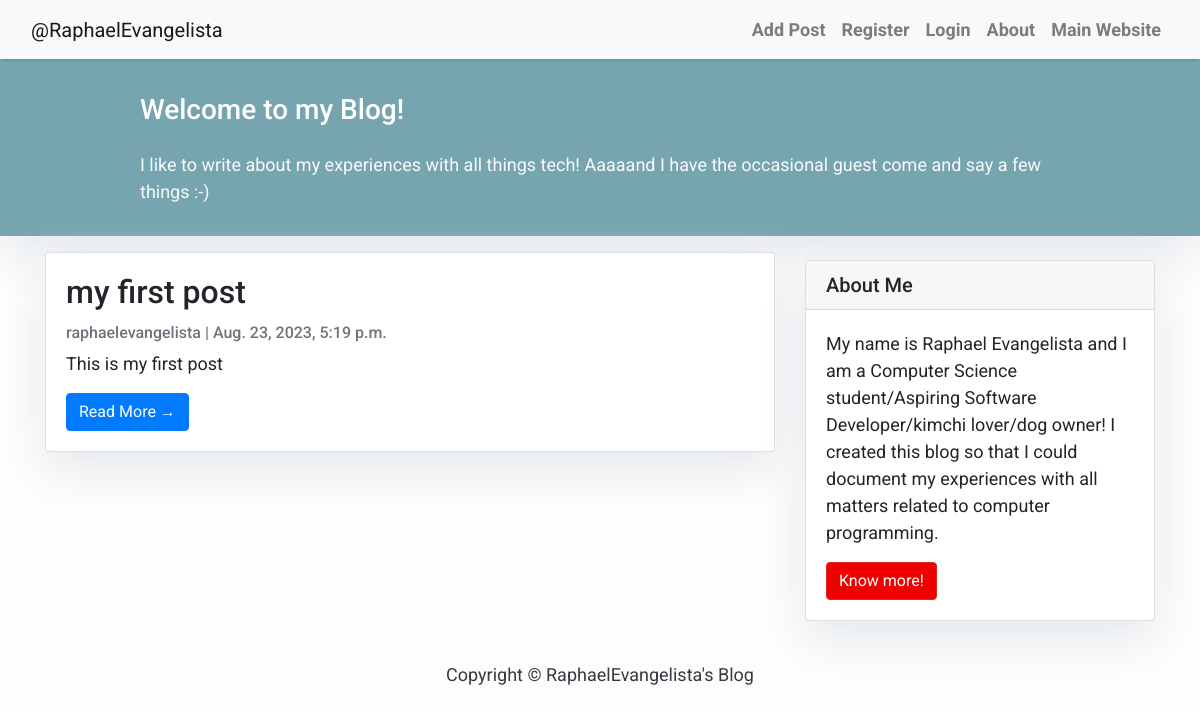
Before: / with the older database file.
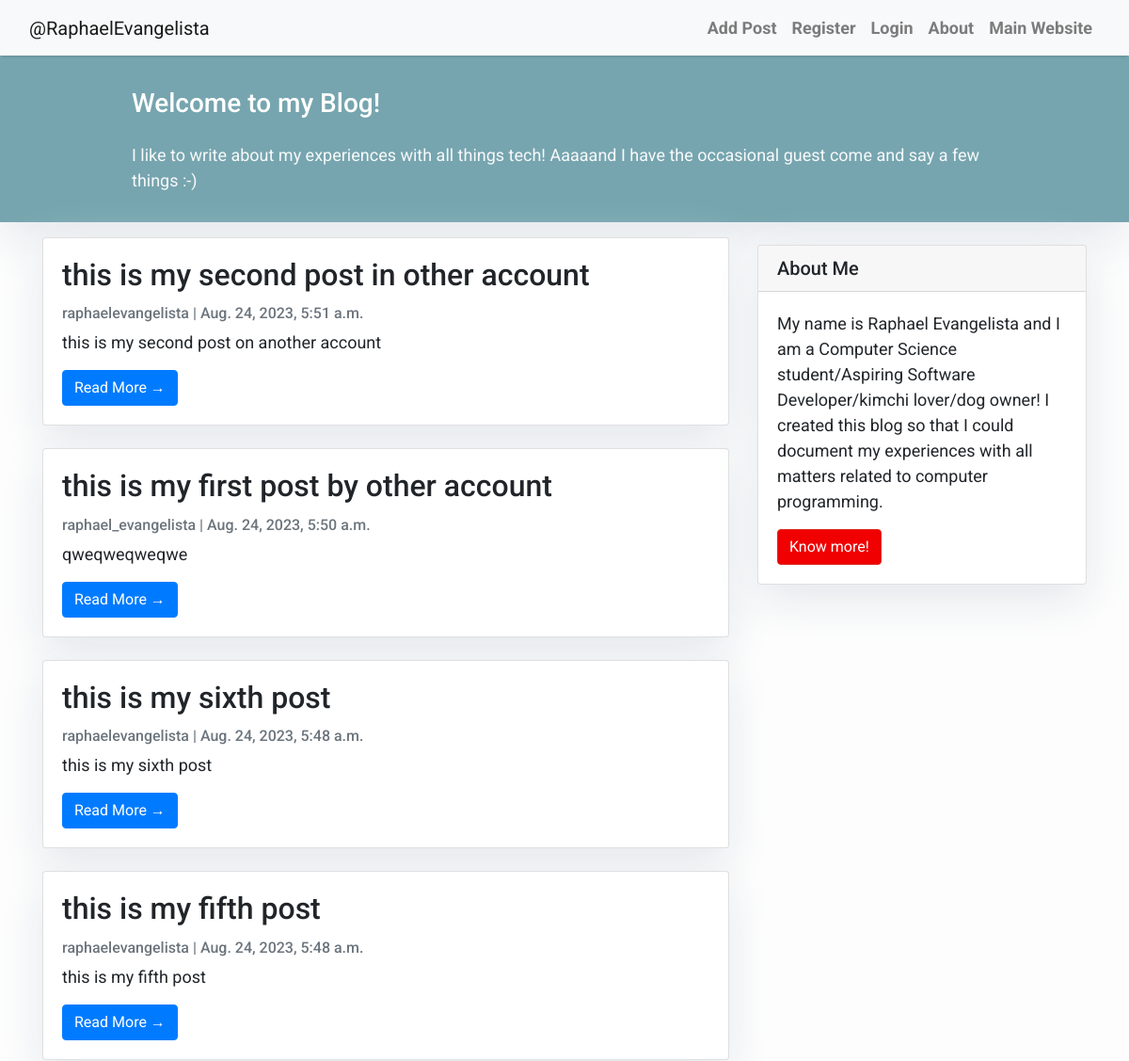
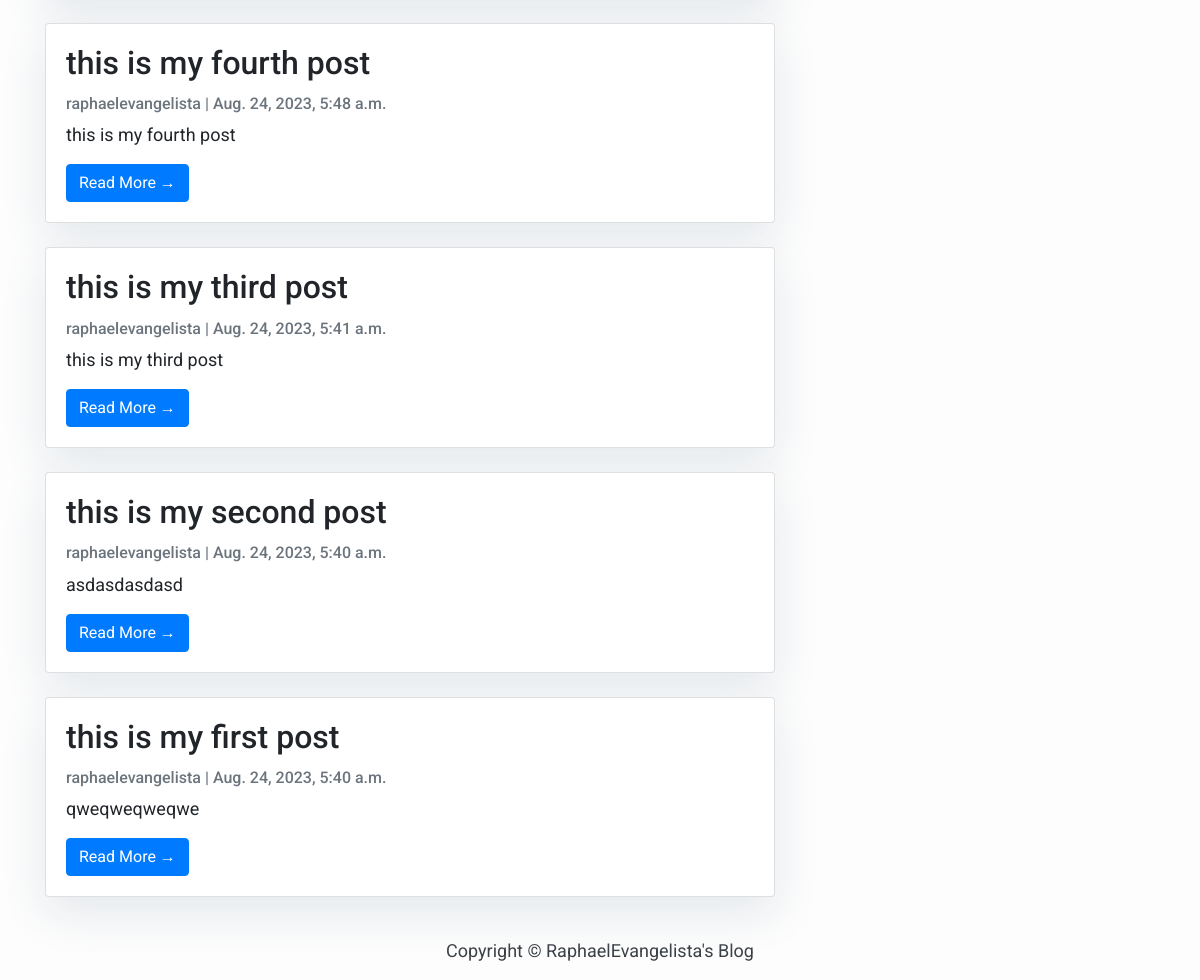
After: the same page with the newer database file (2 pictures, top to bottom).
### myblog/models.py (models this page shows, shortened)
class Post(models.Model):
    title = models.CharField(max_length=300, unique=True)
    slug = models.SlugField(max_length=300, unique=True)
    author = models.ForeignKey(User, on_delete= models.CASCADE,related_name='blog_posts')
    updated_on = models.DateTimeField(auto_now=True)
    content = models.TextField()
    created_on = models.DateTimeField(auto_now_add=True)
    status = models.IntegerField(choices=STATUS, default=0)
    class Meta:
        ordering = ["-created_on"]

### myblog/views.py (the view)
# urls.py: path('', views.PostList.as_view(), name='home'),
class PostList(generic.ListView):
    queryset = Post.objects.filter(status=1).order_by("-created_on")
    template_name = "index.html"

### myblog/templates/index.html (shortened to what this page needs)
{% extends "base.html" %}
{% block content %}
<header class="masthead">
    <div class="container">
        <div class="row">
            <div class=" col-md-8 col-md-10 mx-auto">
                <div class="site-heading">
                    <h3 class=" site-heading my-4 mt-3 text-white"> Welcome to my Blog! </h3>
                    <p class="text-light"> I like to write about my experiences with all things tech!
                        Aaaaand I have the occasional guest come and say a few things :-)
                        &nbsp
                    </p>
                </div>
            </div>
        </div>
    </div>
</header>
<div class="container">
    <div class="row">
        <div class="col-md-8 mt-3 left">
            {% for post in post_list %}
            <div class="card mb-4">
                <div class="card-body">
                    <h2 class="card-title">{{ post.title }}</h2>
                    <p class="card-text text-muted h6">{{ post.author }} | {{ post.created_on}} </p>
                    <p class="card-text">{{post.content|slice:":200" }}</p>
                    <a href="{% url 'post_detail' post.pk %}" class="btn btn-primary">Read More &rarr;</a>
                </div>
            </div>
            {% endfor %}
        </div>
        {% block sidebar %} {% include 'sidebar.html' %} {% endblock sidebar %}
    </div>
</div>
{%endblock%}

### myblog/templates/base.html (shortened to what this page needs)
<!DOCTYPE html>
<html>
    <head>
        <link rel="stylesheet" href="https://maxcdn.bootstrapcdn.com/bootstrap/4.0.0/css/bootstrap.min.css"
 />
    </head>
    <body>
        <nav class="navbar navbar-expand-lg navbar-light bg-light shadow" id="mainNav">
            <div class="container-fluid">
                <a class="navbar-brand" href="{% url 'home' %}">@RaphaelEvangelista</a>
                <div class="collapse navbar-collapse" id="navbarResponsive">
                    <ul class="navbar-nav ml-auto">
                        <li class="nav-item text-black">
                            <a class="nav-link text-black font-weight-bold" href="{% url 'add_post' %}">Add Post</a>
                        </li>
                        <li class="nav-item text-black">
                            <a class="nav-link text-black font-weight-bold" href="{% url 'register' %}">Register</a>
                        </li>
                        <li class="nav-item text-black">
                            <a class="nav-link text-black font-weight-bold" href="{% url 'login' %}">Login</a>
                        </li>
                        <li class="nav-item text-black">
                            <a class="nav-link text-black font-weight-bold" href="#">About</a>
                        </li>
                        <li class="nav-item text-black">
                            <a class="nav-link text-black font-weight-bold" href="https://portfolio-raphael.streamlit.
                            app">Main Website</a>
                        </li>
                    </ul>
                </div>
            </div>
        </nav>
        {% block content %}{% endblock content %}
        <footer class="py-3 bg-grey">
            <p class="m-0 text-dark text-center ">Copyright &copy; RaphaelEvangelista's Blog</p>
        </footer>
    </body>
</html>

### myblog/templates/sidebar.html (shortened to what this page needs)
<!DOCTYPE html>
<html lang="en">
<head>
</head>
<body>
{% block sidebar %}
<div class="col-md-4 float-right ">
<div class="card my-4">
        <h5 class="card-header">About Me</h5>
    <div class="card-body">
        <p class="card-text"> My name is Raphael Evangelista and I am a Computer Science student/Aspiring Software
        Developer/kimchi lover/dog owner! I created this blog so that I could document my experiences with
        all matters related to computer programming. </p>
        <a href="https://djangocentral.com/building-a-blog-application-with-django"
           class="btn btn-danger">Know more!</a>
    </div>
</div>
</div>
{% endblock sidebar %}
</body>
</html>

### myblog/templates/base.html (style rules this page uses)
body { font-family: "Roboto", sans-serif; font-size: 17px; background-color: #fdfdfd; }
.shadow { box-shadow: 0 4px 2px -2px rgba(0, 0, 0, 0.1); }
.btn-danger { color: #fff; background-color: #f00000; border-color: #dc281e; }
.masthead { background: #76a5af; height: auto; padding-bottom: 15px; box-shadow: 0 16px 48px #E3E7EB; padding-top: 10px; }

### myblog/templates/index.html (style rules this page uses)
body { font-family: "Roboto", sans-serif; font-size: 18px; background-color: #fdfdfd; }
.card { box-shadow: 0 16px 48px #E3E7EB; }

### myblog/templates/sidebar.html (style rules this page uses)
.card { box-shadow: 0 16px 48px #E3E7EB; }

Changed rows visible on the page:
removed Post: title "my first post", author "raphaelevangelista", created_on "Aug. 23, 2023, 5:19 p.m.", content "This is my first post"
added Post: title "this is my second post in other account", author "raphaelevangelista", created_on "Aug. 24, 2023, 5:51 a.m.", content "this is my second post on another account"
added Post: title "this is my first post by other account", author "raphael_evangelista", created_on "Aug. 24, 2023, 5:50 a.m.", content "qweqweqweqwe"
added Post: title "this is my sixth post", author "raphaelevangelista", created_on "Aug. 24, 2023, 5:48 a.m.", content "this is my sixth post"
added Post: title "this is my fifth post", author "raphaelevangelista", created_on "Aug. 24, 2023, 5:48 a.m.", content "this is my fifth post"
added Post: title "this is my fourth post", author "raphaelevangelista", created_on "Aug. 24, 2023, 5:48 a.m.", content "this is my fourth post"
added Post: title "this is my third post", author "raphaelevangelista", created_on "Aug. 24, 2023, 5:41 a.m.", content "this is my third post"
added Post: title "this is my second post", author "raphaelevangelista", created_on "Aug. 24, 2023, 5:40 a.m.", content "asdasdasdasd"
added Post: title "this is my first post", author "raphaelevangelista", created_on "Aug. 24, 2023, 5:40 a.m.", content "qweqweqweqwe"
